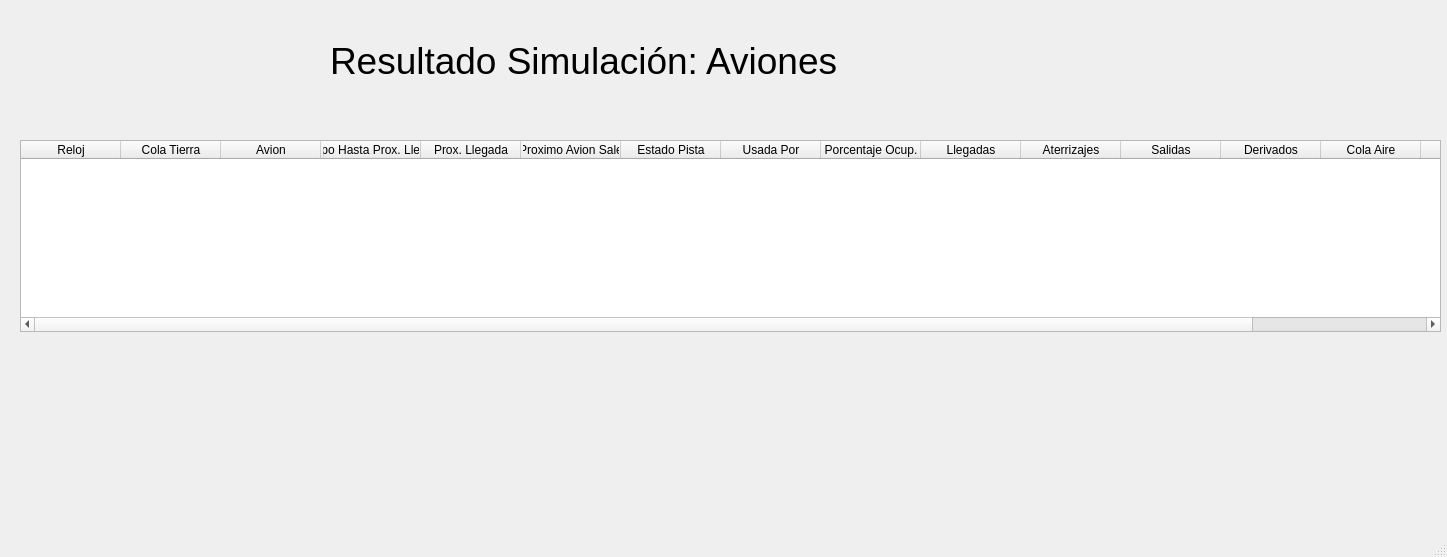
<?xml version="1.0" encoding="UTF-8"?>
<ui version="4.0">
 <class>PantallaResultados</class>
 <widget class="QMainWindow" name="PantallaResultados">
  <property name="geometry">
   <rect>
    <x>0</x>
    <y>0</y>
    <width>1447</width>
    <height>557</height>
   </rect>
  </property>
  <property name="windowTitle">
   <string>MainWindow</string>
  </property>
  <widget class="QWidget" name="centralwidget">
   <widget class="QLabel" name="label">
    <property name="geometry">
     <rect>
      <x>330</x>
      <y>30</y>
      <width>661</width>
      <height>61</height>
     </rect>
    </property>
    <property name="font">
     <font>
      <pointsize>28</pointsize>
     </font>
    </property>
    <property name="text">
     <string>Resultado Simulación: Aviones</string>
    </property>
   </widget>
   <widget class="QTableWidget" name="tablaResultados">
    <property name="geometry">
     <rect>
      <x>20</x>
      <y>140</y>
      <width>1421</width>
      <height>192</height>
     </rect>
    </property>
    <column>
     <property name="text">
      <string>Reloj</string>
     </property>
    </column>
    <column>
     <property name="text">
      <string>Cola Tierra</string>
     </property>
    </column>
    <column>
     <property name="text">
      <string>Avion</string>
     </property>
    </column>
    <column>
     <property name="text">
      <string>Tiempo Hasta Prox. Llegada</string>
     </property>
    </column>
    <column>
     <property name="text">
      <string>Prox. Llegada</string>
     </property>
    </column>
    <column>
     <property name="text">
      <string>Proximo Avion Sale</string>
     </property>
    </column>
    <column>
     <property name="text">
      <string>Estado Pista</string>
     </property>
    </column>
    <column>
     <property name="text">
      <string>Usada Por</string>
     </property>
    </column>
    <column>
     <property name="text">
      <string>Porcentaje Ocup.</string>
     </property>
    </column>
    <column>
     <property name="text">
      <string>Llegadas</string>
     </property>
    </column>
    <column>
     <property name="text">
      <string>Aterrizajes</string>
     </property>
    </column>
    <column>
     <property name="text">
      <string>Salidas</string>
     </property>
    </column>
    <column>
     <property name="text">
      <string>Derivados</string>
     </property>
    </column>
    <column>
     <property name="text">
      <string>Cola Aire</string>
     </property>
    </column>
    <column>
     <property name="text">
      <string>Cola Tierra</string>
     </property>
    </column>
    <column>
     <property name="text">
      <string>Aviones en Tierra</string>
     </property>
    </column>
   </widget>
  </widget>
  <widget class="QStatusBar" name="statusbar"/>
 </widget>
 <resources/>
 <connections/>
</ui>
